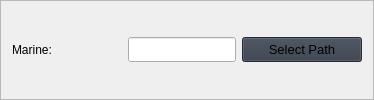
                                  <widget class="QFrame" name="frame_37">
                                   <property name="frameShape">
                                    <enum>QFrame::StyledPanel</enum>
                                   </property>
                                   <property name="frameShadow">
                                    <enum>QFrame::Raised</enum>
                                   </property>
                                   <layout class="QHBoxLayout" name="horizontalLayout_40">
                                    <item>
                                     <widget class="QLabel" name="label_33">
                                      <property name="minimumSize">
                                       <size>
                                        <width>110</width>
                                        <height>0</height>
                                       </size>
                                      </property>
                                      <property name="styleSheet">
                                       <string notr="true">font: 700 10pt &quot;Segoe UI Semibold&quot;</string>
                                      </property>
                                      <property name="text">
                                       <string>Marine:</string>
                                      </property>
                                     </widget>
                                    </item>
                                    <item>
                                     <widget class="QLineEdit" name="lineEditMarine">
                                      <property name="minimumSize">
                                       <size>
                                        <width>0</width>
                                        <height>25</height>
                                       </size>
                                      </property>
                                      <property name="maximumSize">
                                       <size>
                                        <width>16777215</width>
                                        <height>16777215</height>
                                       </size>
                                      </property>
                                     </widget>
                                    </item>
                                    <item>
                                     <widget class="QPushButton" name="buttonMarinePath">
                                      <property name="minimumSize">
                                       <size>
                                        <width>120</width>
                                        <height>25</height>
                                       </size>
                                      </property>
                                      <property name="maximumSize">
                                       <size>
                                        <width>120</width>
                                        <height>16777215</height>
                                       </size>
                                      </property>
                                      <property name="font">
                                       <font>
                                        <family>Segoe UI</family>
                                        <pointsize>10</pointsize>
                                        <italic>false</italic>
                                        <bold>false</bold>
                                       </font>
                                      </property>
                                      <property name="cursor">
                                       <cursorShape>PointingHandCursor</cursorShape>
                                      </property>
                                      <property name="styleSheet">
                                       <string notr="true">background-color: rgb(52, 59, 72);</string>
                                      </property>
                                      <property name="text">
                                       <string>Select Path</string>
                                      </property>
                                      <property name="icon">
                                       <iconset resource="resources.qrc">
                                        <normaloff>:/icons/images/icons/cil-folder-open.png</normaloff>:/icons/images/icons/cil-folder-open.png</iconset>
                                      </property>
                                     </widget>
                                    </item>
                                   </layout>
                                  </widget>
